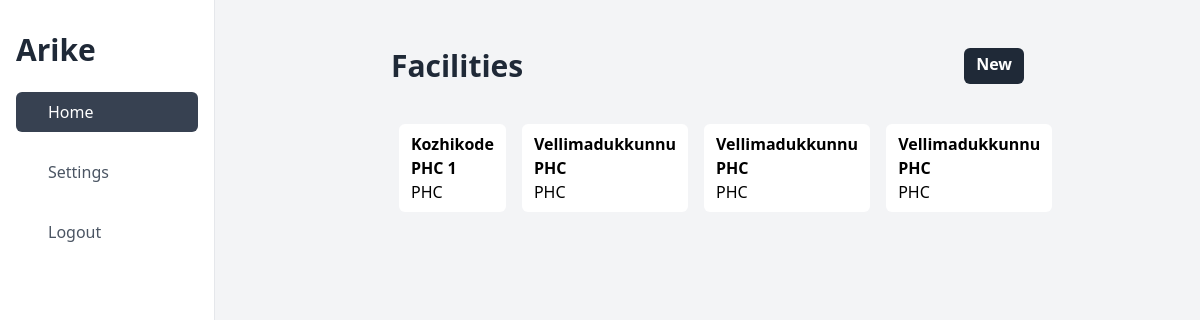
Screenshot of /list/facility with the database file from the repository.
### apps/models.py (models this page shows, shortened)
class Facility(models.Model):
    kind = models.CharField(max_length=10, choices=FACILITY_KIND)
    name = models.CharField(max_length=35)
    address = models.TextField(default="")
    pincode = models.CharField(max_length=6)
    phone = models.CharField(max_length=14, validators=[phone_number_regex])
    ward = models.ForeignKey(Ward, on_delete=models.PROTECT)
    created_at = models.DateTimeField(auto_now_add=True)
    updated_at = models.DateTimeField(auto_now=True)
    deleted = models.BooleanField(default=False)

### apps/views.py (the view)
# urls.py: path("list/facility", FacilityListView.as_view()),
class FacilityListView(ListView):
    template_name = "Facility/list.html"
    context_object_name = "facilities"
    def get_queryset(self):
        facilities = Facility.objects.filter(deleted=False)
        return facilities

### templates/Facility/list.html
{% extends "base_dashboard.html" %}
{% block content %}
    <div class="flex justify-between  my-8">
        <h1 class="text-3xl font-bold text-gray-800">Facilities</h1>
        <a class="bg-gray-800 text-white font-bold text-1xl px-3 py-1 rounded-md text-center" href="/create/facility">New</a>
    </div>
    <div id="list_of_users" class="flex wrap">
        {% for facility in facilities %}
            <a class="px-3 py-2 bg-white m-2 rounded-md" href="/detail/facility/{{ facility.id }}">
                <p class="font-semibold">{{ facility.name }}</p>
                <p>{{ facility.kind }}</p>
            </a>
        {% endfor %}
    </div>
{% endblock content %}

### rows the page displays
Facility: name "Kozhikode PHC 1", kind "PHC"
Facility: name "Vellimadukkunnu PHC", kind "PHC"
Facility: name "Vellimadukkunnu PHC", kind "PHC"
Facility: name "Vellimadukkunnu PHC", kind "PHC"
